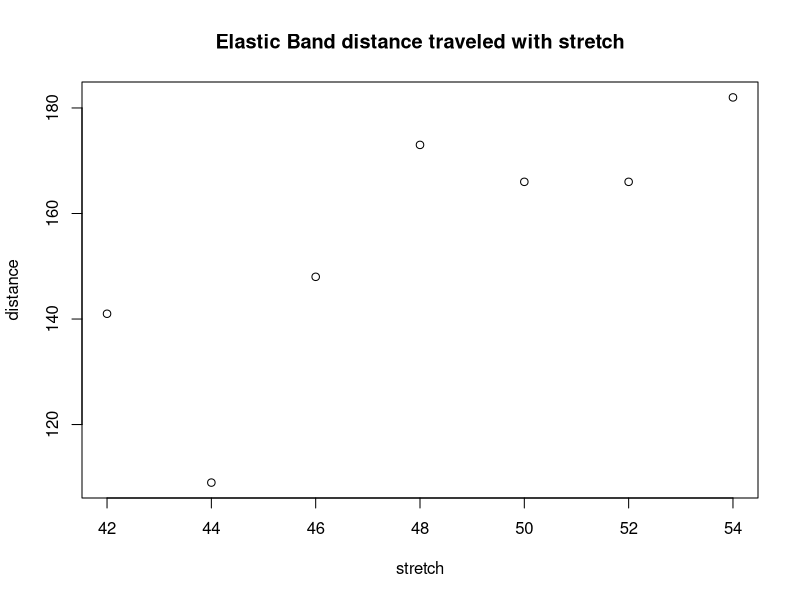
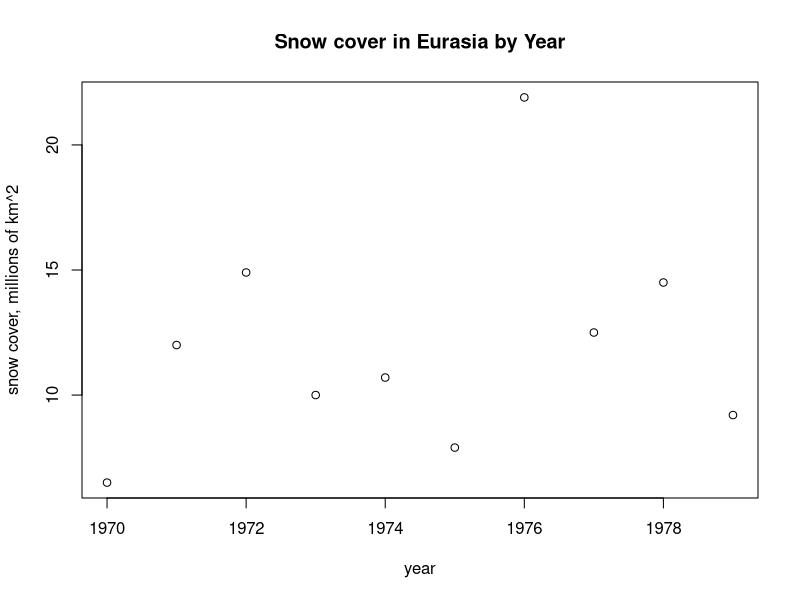
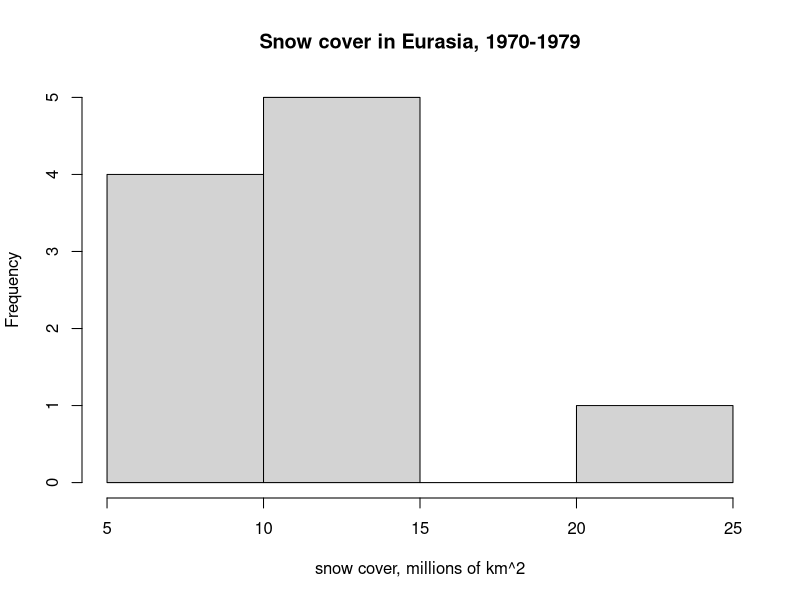
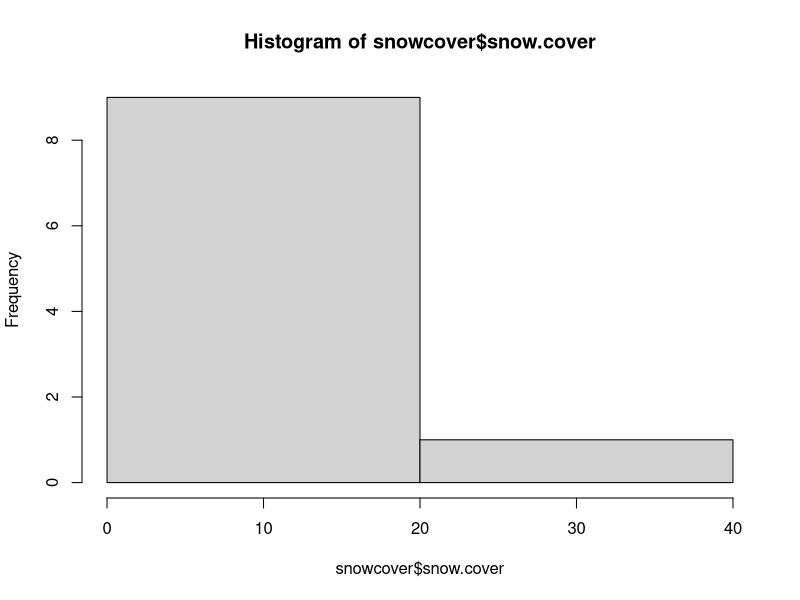
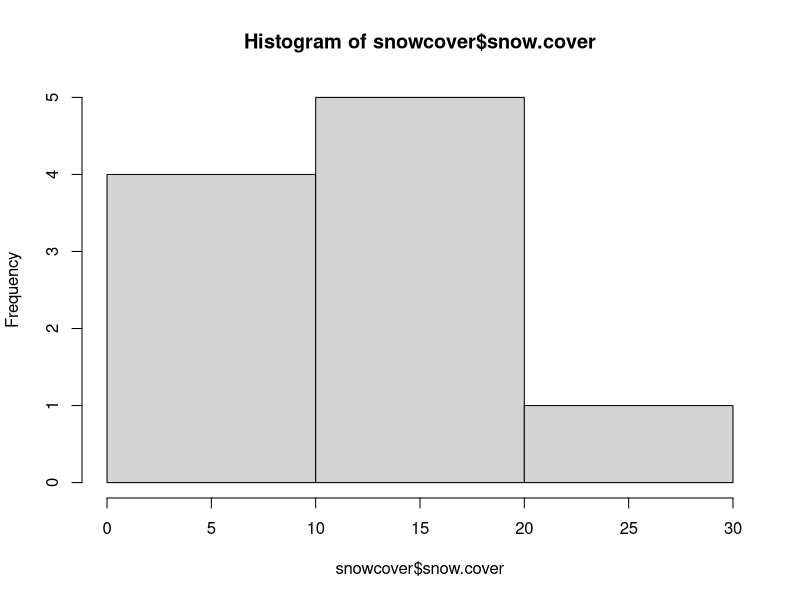
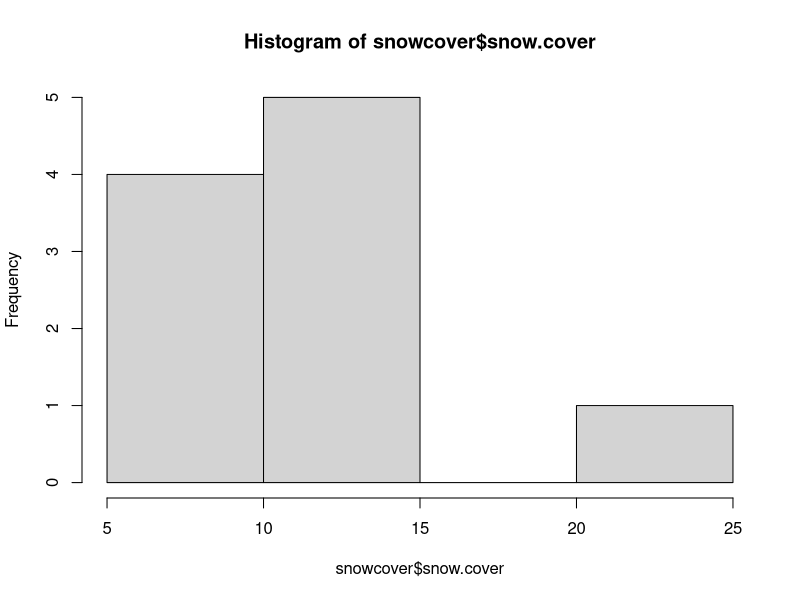
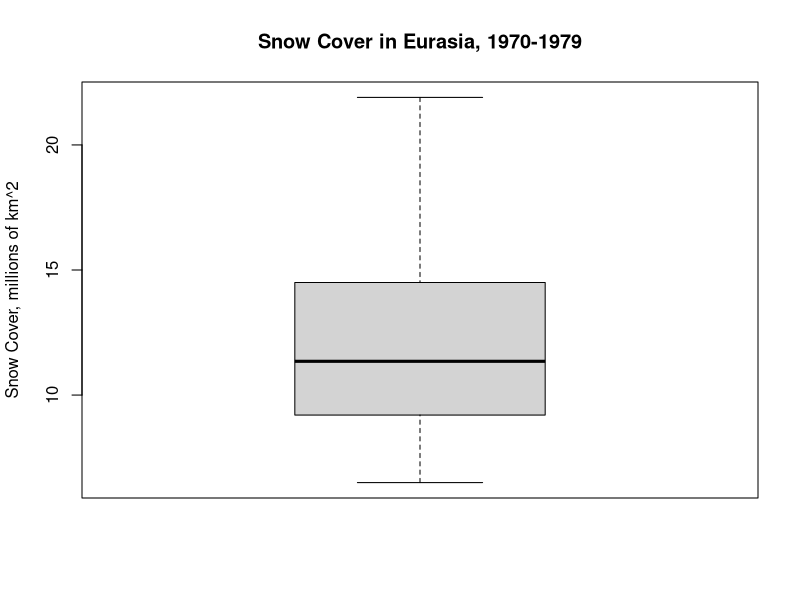

Here is the R script that generated these plots, in order: (Note: this script raises an error after producing the figures.)
# Interlude 5
# Visualizing Data in R: Plotting exercises
# =========================================
#
# Using your R editor, load this file and edit it, adding R code to complete each exercise.
# Save it.
#
# TIPS:
#   - Use comments (#) in your code, if you need to explain anything.
#   - R is case-sensitive.
# 	- Type ?<command-name> in the console to access help on an R command
#   - Highlight code you want to run, then click "Run" at the top right of this pane to see the result.
#   - To clear all variables in the workspace, click the broom icon in the Workspace pane.
#   - To clear all plots in the workspace, click the broom icon in the Plots pane.
#
# -------------------------------

# 1. Elastic band data frame
# 
# The following data gives, for each amount by which an elastic band is stretched over the end of a
# ruler, the distance that the band moved when released:
# 
# stretch 46 54 48 50 44 42 52
# distance 148 182 173 166 109 141 166
# 
# a. Use the function data.frame() to create a data frame containing these data. 
# Give the data frame the name elasticband.
# 
# Hint: Use the function c() to create column vectors, and data.frame() to create the data frame.
#     Make sure you name the data frame's columns, e.g.
#         data.frame(name1=c(1,2,3), name2=c(4,5,6))
# 
# ANS:
elasticband <- data.frame(stretch=c(46,54,48,50,44,42,52),
                          distance=c(148,182,173,166,109,141,166));

# b. Which is the dependent variable, and which is the independent variable? Which axis should
# each be plotted on?
# ANS: stretch is independent; it belongs on x axis
#      distance is dependent; it belongs on y axis

# c. In the data frame called elasticband, plot distance against stretch. Label your axes and the plot.
# Reminder: scatter plot syntax is: plot(formula=y~x, data=dataframe, main="plot title")
# ANS:
plot(formula=distance~stretch, 
     data=elasticband,
     main="Elastic Band distance traveled with stretch")

# -------------------------------------------------------------

# 2. Snow cover data frame
# 
# The following ten observations, taken during the years 1970-79, are on October snow cover for Eurasia.
# (Snow cover is in millions of square kilometers):
# 
#   year snow.cover
#   ---- ----------
#   1970 6.5
#   1971 12.0
#   1972 14.9
#   1973 10.0
#   1974 10.7
#   1975 7.9
#   1976 21.9
#   1977 12.5
#   1978 14.5
#   1979 9.2
# 
# a. Use the following data frame in R for the snow cover exercises:
snowcover <- data.frame(year=c(1970:1979),
                        snow.cover=c(6.5, 12.0, 14.9, 10.0, 10.7, 7.9, 21.9, 
                                     12.5, 14.5, 9.2))

# b. Which is the dependent variable, and which is the independent variable? Which axis should
# each be plotted on?
# ANS: year is independent; it belongs on x axis
#      snow cover is dependent; it belongs on y axis

# c. Plot snow.cover versus year. Label your axes and the plot.
# 
# ANS:
plot(formula=snow.cover~year, 
     data=snowcover, 
     ylab="snow cover, millions of km^2",
     main="Snow cover in Eurasia by Year")

# d. Use the hist() command to plot a histogram of the snow cover values. Label your axes and the plot. 
# Find the best binning to show the data. What is it? 
# Hint: use the histogram syntax: hist(x=data, breaks=suggest_num_bins, xlab="x-label", main="title")
# ANS:
hist(x=snowcover$snow.cover, 
     xlab="snow cover, millions of km^2",
     main="Snow cover in Eurasia, 1970-1979") 

hist(x=snowcover$snow.cover, breaks=1)
hist(x=snowcover$snow.cover, breaks=2)
hist(x=snowcover$snow.cover, breaks=5)

# e. Find the R summary of the snow cover column. Then make a boxplot of the snow cover column.
# Hint: use the boxplot syntax: boxplot(x=data, ylab="y-label", main="title")
# ANS:
summary(snowcover$snow.cover)

boxplot(x=snowcover$snow.cover, 
        ylab="Snow Cover, millions of km^2", 
        main="Snow Cover in Eurasia, 1970-1979")

# -------------------------------------------------------------

# 3. Mammals data frame
#
# The built-in data set mammals contains data on body weight versus brain weight for 
# 62 species of land mammals. Use the command ?mammals to find out about the dataset.
#
# a. Use the cor() function to find the Pearson and Spearman correlation coefficients 
# for body and brain weights. Are they similar? What do these coefficients suggest about 
# the body and brain weights of land mammals?

# ANS:
cor(mammals$body, mammals$brain, method="pearson")
cor(mammals$body, mammals$brain, method="spearman")


# b. Plot the data using the plot command, and label the plot and axes (include units). 
# You should be unsatisfied with this plot. Next, plot the logarithm (log) of each 
# variable; does that make a difference?

# ANS:
xl="body weight, kg"
yl="brain weight, g"
title="Body and Brain Weight of Land Mammals"

plot(formula=mammals$body~mammals$brain, 
     xlab=xl, 
     ylab=yl, 
     main=title)

plot(formula=log(mammals$body)~log(mammals$brain), 
     xlab=paste("log", xl), 
     ylab=paste("log", yl), 
     main=title)

# c. Overlay the log-log plot with a linear model. Are you satisfied with the fit?
#     Hint: the linear model takes the form lm(y~x). To overplot, call abline() on the linear model.
#     Don't forget that you have taken the log of the quantities on both axes.
#
# What do your log-log plots and the correlation results suggest about the data?

# ANS:
abline(lm(log(mammals$body)~log(mammals$brain)))
# Brain weight and body weight seem to scale together.

# -------------------------------------------------------------

# 4. In the library MASS is a dataset called UScereal, which contains information about popular 
# breakfast cereals. Access the data set as follows:
#   
# library(MASS)   # make the data frame available
# names(UScereal) # to see the names of the columns
# 
# Now, pick one of the following relationships to investigate, and comment on what you see. 
# You can use tables, barplots, scatterplots, descriptive statistics, etc. to do your investigation.
# 
# a. The relationship between fat and vitamins
# b. the relationship between carbohydrates and sugars
# c. the relationship between fibre and manufacturer
# d. the relationship between sodium and sugars
# 
# Are there other relationships you can predict and investigate?

library(MASS)
names(UScereal)
u = UScereal

# a. --------------- The relationship between fat and vitamins --------------------

table(u$fat, u$vitamins) 
# looks like "enriched" covers a multitude of fatty cereals (plus lots of other stuff)

# lowest fat cereals
lowfat = which(u$fat<1)
print(u[lowfat,c("fat","vitamins")])

# highest fat cereals
highfat = which(u$fat>=4)
print(u[highfat,c("fat","vitamins")])

# boxplot of all
boxplot(formula=fat~vitamins, 
        data=u,
        main="Cereal fat and vitamins",
        xlab="vitamins and minerals",
        ylab="fat per portion/grams")

# barplot of vitamins
barplot(table(u$vitamins), 
        main="Cereal vitamins")

# histogram of fat content
hist(u$fat, 
     main="Cereal fat",
     col="grey")

# summaries
summary(u$fat)
summary(u$vitamins)

# --- Cereal fat and vitamins Dotplot: Grouped, Sorted, and Colored ---
# Sort by fat, group and color by vitamins
unique(as.integer(u$vitamins)) # to find the integers used to code vitamins

x = data.frame(u$vitamins, u$fat)
x <- u[order(u$fat),] # sort by fat
x$color[x$vitamins=="none"] <- "red"
x$color[x$vitamins=="100%"] <- "darkgreen"
x$color[x$vitamins=="enriched"] <- "darkblue"
dotchart(x$fat,
         labels=rownames(x),
         cex=.5,
         pch=20,
         groups= x$vitamins,
         main="Fat content for cereals \ngrouped by Vitamin content",
         xlab="Fat grams per serving", 
         gcolor="black", 
         color=x$color) 

# ---

# create data frame "lowfat":
fat=u$fat[u$fat<1.5]
vitamins=u$vitamins[u$fat<1.5]
lowfat=data.frame(fat, vitamins)
dim(lowfat)
# [1] 47  2

str(lowfat)
#'data.frame':  47 obs. of  2 variables:
#  $ fat     : num  0 0 1.49 0 1 ...
#  $ vitamins: Factor w/ 3 levels "100%","enriched",..: 2 2 2 2 2 2 2 2 2 2 ...

levels(lowfat$vitamins)
# [1] "100%"     "enriched" "none"  

boxplot(formula=fat~vitamins, 
        data=lowfat,
        main="Lowfat cereals fat and vitamins",
        xlab="vitamins and minerals",
        ylab="fat per portion/grams")

table(lowfat$fat, lowfat$vitamins)
#             100% enriched none
# 0            1       18    3
# 0.6666667    0        1    0
# 1            3        7    0
# 1.1363636    0        1    0
# 1.3333333    1        8    0
# 1.4925373    0        4    0

# ---

# create data frame "highfat":
fat=u$fat[u$fat>=4]
vitamins=factor(u$vitamins[u$fat>=4]) # using factor() cuts out unused categories
highfat=data.frame(fat, vitamins)
dim(highfat)
# [1] 6  2

str(highfat)
#'data.frame':  6 obs. of  2 variables:
#  $ fat     : num  4 4 6 9.09 4 ...
#  $ vitamins: Factor w/ 1 levels "enriched"

levels(highfat$vitamins)
# [1] "enriched"  

boxplot(formula=fat~vitamins, 
        data=highfat,
        main="Highfat cereals fat and vitamins",
        xlab="vitamins and minerals",
        ylab="fat per portion/grams")

table(highfat$fat, highfat$vitamins)
#             enriched
# 4                4
# 6                1
# 9.0909091        1

# ---------------- d. the relationship between sodium and sugars ---------------------------------

table(u$sodium, u$sugars) # it's a big table...
cor(u$sodium, u$sugars) # 0.2112437

summary(u$sugars)
# Min. 1st Qu.  Median    Mean 3rd Qu.    Max. 
# 0.00    4.00   12.00   10.05   14.00   20.90 
summary(u$sodium)
# Min. 1st Qu.  Median    Mean 3rd Qu.    Max. 
# 0.0   180.0   232.0   237.8   290.0   787.9 

# the line looks pretty flat:
plot(formula=sodium~sugars, 
        data=u,
        main="Cereals sodium and sugars",
        xlab="grams of sugar per portion",
        ylab="milligrams of sodium per portion")

# try a boxplot: yup, looks pretty flat
boxplot(formula=sodium~sugars, 
        data=u,
        cex.axis=0.6,
        las=2,                       
        main="Cereals sodium and sugars",
        xlab="grams of sugar per portion",
        ylab="milligrams of sodium per portion")

# Why would it be wrong to do the following? Hint: Look at the numbers
# on the x axis!! Are they in ascending order?
sug=reorder(u$sugars,u$sodium) # sort sugars by sodium content
boxplot(formula=sodium~sug, 
     data=u,
     cex.axis=0.6,
     las=2,               
     main="Cereals sodium and sugars: a misleading example",
     xlab="grams of sugar per portion",
     ylab="milligrams of sodium per portion")

hist(u$sugars,
     xlab="Sugar content, grams per portion",
     main="Sugar content in breakfast cereals",
     col="grey")

hist(u$sodium,
     xlab="Sodium content, milligrams per portion",
     main="Sodium content in breakfast cereals",
     col="grey")

